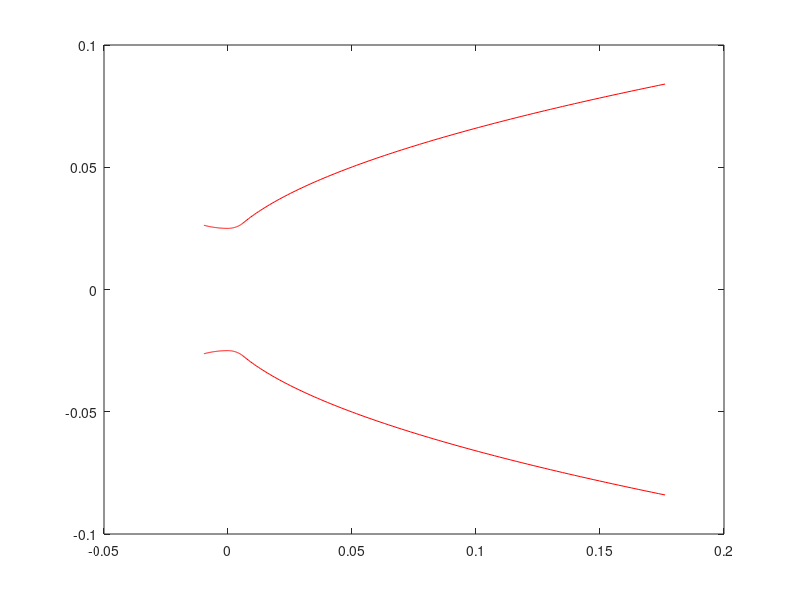

Write MATLAB code to recreate this figure.
clear all
close all
clc

%% FLAGS



%% Define necessary parameters


Rt=0.025;
k=1.23;%ratio of specific heats
Mm=28;%kg/kmol, molar mass
Pc=1500;%psi, chamber pressure
Tc=1100;%K, guesstamate
Pa=14.7;%psi, SL pressure, initial design point
PR=Pc/Pa;%pressure ratio


TR=PR^((k-1)/k);%temperature ratio overall
TRt=1+(k-1)/2;%TR at throat
PRt=(1+(k-1)/2)^(k/(k-1));%PRt
M=sqrt(2/(k-1)*(TR-1));%Mach number


AR=((k+1)/2)^(-(k+1)/(2*(k-1)))*(TR)^((k+1)/(2*(k-1)))/M;%Area ratio;


%% Calculate throat area

Tt=Tc*TRt;%K, temp at throat
Pt=Pc*PRt;%Pa, throat pressure
At=pi*(Rt^2);

Re=sqrt(AR)*Rt;                                       %m, exit radius

%Calculate length of nozzle
K=0.8;                                                % percent length of same AR conical nozzle
Ln=K*(sqrt(AR)-1)*Rt/tan(15*pi/180);                  %m,length of nozzle


%% begin defining points

th_1=15*pi/180;%rad, angle at first circle
th_N=40*pi/180;%rad, angle b/w throat exit and parabola

x1=-1.5*Rt*sin(th_1);%x point of circle entering the nozzle
xN=0.382*Rt*sin(th_N);%X point at transition to parabola

%% parabola coefficients

RN=-sqrt((0.382*Rt)^2-xN^2)+1.382*Rt;%radius at xN


tmp1=[2*RN, 1, 0;
RN^2, RN, 1;
Re^2, Re, 1];

tmp2=[1/tan(th_N); xN; Ln];
dd=tmp1\tmp2;

a=dd(1);
b=dd(2);
c=dd(3);


x_c1=linspace(x1,0,50);%note, in cm
x_c2=linspace(0,xN,50);%circle exiting nozzle
y3=linspace(RN,Re,100);

th_e=1/(2*a*Re+b)*180/pi%deg, flow exit angle

ufo=size(x_c1,2); ufa=size(x_c2,2); %ufe=size(x_c3,2);

y1=-((1.5*Rt)^2*ones(1,ufo)-x_c1.^2).^.5+2.5*Rt*ones(1,ufo);
y2=-((0.382*Rt)^2*ones(1,ufa)-x_c2.^2).^.5+1.382*Rt*ones(1,ufa);

x_c3=a*y3.^2+b*y3+c*ones(1,size(y3,2));

x=[x_c1,x_c2,x_c3];
y=[y1,y2,y3];

z=ones(length(x));
plot(x,y,'r')
hold on
plot(x,-y,'r')

%axes('square');
% hold on
% plot(x_c2,y2);
% plot(x_c3,y3);
zz=[x;y;zeros(1,length(x))]';
% fid=fopen('nozzle.txt','w');
% fprintf(fid,'%6.2f %12.8f\n',zz);
% fclose(fid);
% xlswrite('nozzle.xls',zz);
